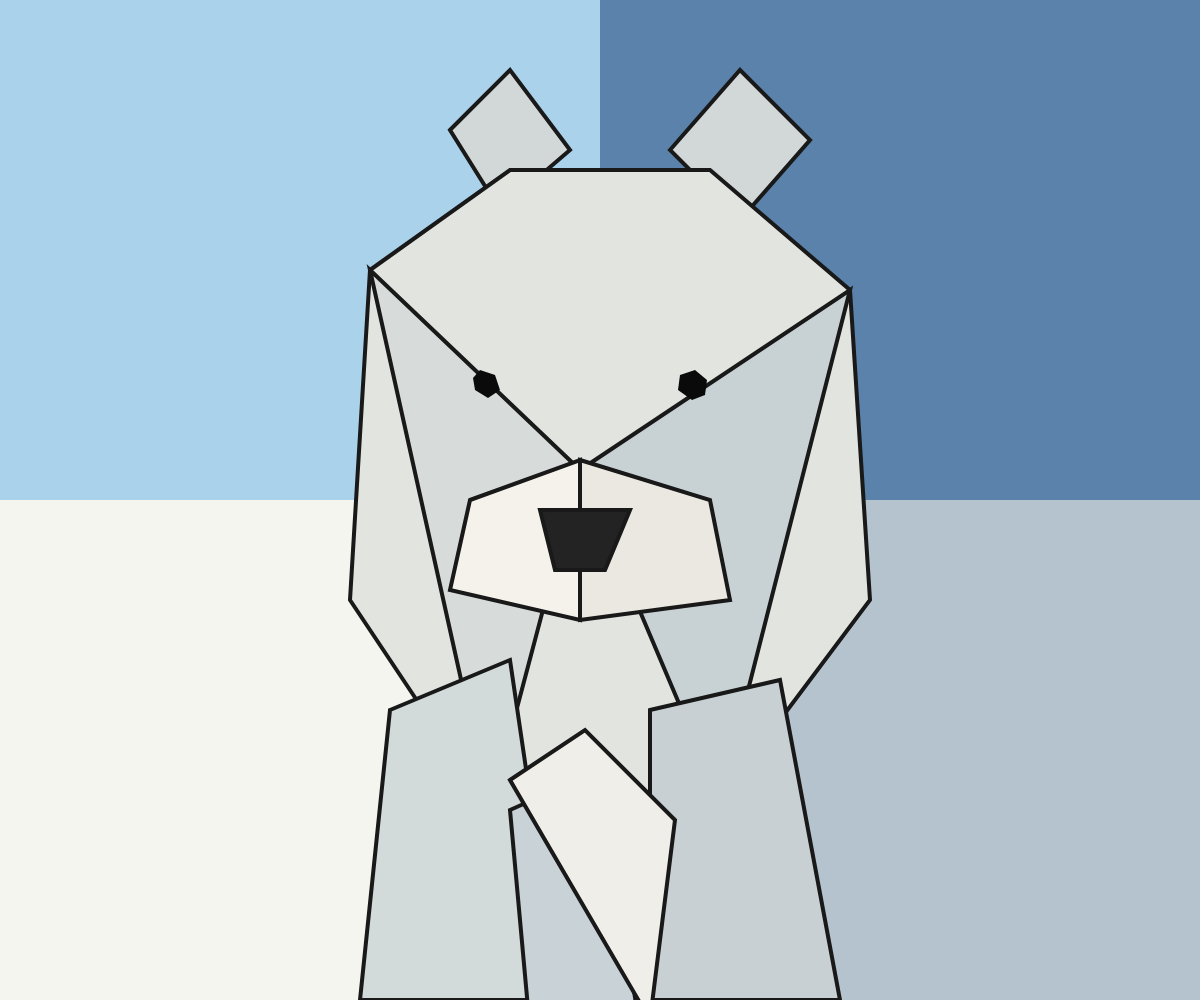
Frame 1 (no input)
Frame 2 (the mouse pressed at the canvas centre, redrawn once): identical to frame 1, image omitted

The p5.js sketch that drew this single still picture (run headless with seeded random() and noise() and a simulated clock; the mouse was pressed at the canvas centre and the sketch redrawn once):

// p5.js sketch
// ── sketch.js
function setup() {

  createCanvas(windowWidth, windowHeight);

  noLoop();
}

function draw() {

  background(230, 225, 215);

  drawBackground();
  drawBear();
}

// fondo

function drawBackground() {

  noStroke();

  // superior izquierda - azul hielo
  fill(170, 210, 235);
  rect(0, 0, width / 2, height / 2);

  // superior derecha - azul frío oscuro
  fill(90, 130, 170);
  rect(width / 2, 0, width / 2, height / 2);

  // inferior izquierda - nieve
  fill(245, 245, 240);
  rect(0, height / 2, width / 2, height / 2);

  // inferior derecha - gris azulado
  fill(180, 195, 205);
  rect(width / 2, height / 2, width / 2, height / 2);
}

function drawBear() {
  translate(width / 2 - 450, height / 2 - 550);

  stroke(25);
  strokeWeight(4);

  // orejas

  fill(210, 215, 215);

  // oreja izquierda
  quad(
    300, 180,
    360, 120,
    420, 200,
    350, 260
  );

  // oreja derecha
  quad(
    520, 200,
    590, 120,
    660, 190,
    590, 270
  );

  // cabeza
  fill(225, 228, 223);

  beginShape();

  vertex(220, 320);
  vertex(360, 220);
  vertex(560, 220);
  vertex(700, 340);
  vertex(720, 650);
  vertex(570, 850);
  vertex(340, 860);
  vertex(200, 650);

  endShape(CLOSE);

  // mitad izquierda
  fill(215, 220, 218);

  triangle(
    220, 320,
    430, 520,
    340, 860
  );

  // mitad derecha
  fill(200, 210, 212);

  triangle(
    430, 520,
    700, 340,
    570, 850
  );

  // ojos
  fill(10);

  noStroke();

  // ojo izquierdo
  beginShape();

  vertex(330, 420);
  vertex(345, 425);
  vertex(350, 440);
  vertex(338, 448);
  vertex(325, 440);
  vertex(323, 428);

  endShape(CLOSE);

  // ojo derecho
  beginShape();

  vertex(530, 425);
  vertex(545, 420);
  vertex(557, 430);
  vertex(555, 445);
  vertex(542, 450);
  vertex(528, 440);

  endShape(CLOSE);

  // hocico
  stroke(25);
  strokeWeight(4);

  fill(245, 242, 235);

  quad(
    320, 550,
    430, 510,
    430, 670,
    300, 640
  );

  fill(235, 232, 225);

  quad(
    430, 510,
    560, 550,
    580, 650,
    430, 670
  );

  // nariz
  fill(35);

  quad(
    390, 560,
    480, 560,
    455, 620,
    405, 620
  );

// cuerpo

// torso izquierdo
fill(210, 218, 218);

quad(
  240, 760,
  360, 710,
  410, 1050,
  210, 1050
);

// torso derecho
fill(200, 208, 212);

quad(
  500, 760,
  630, 730,
  690, 1050,
  500, 1050
);
// pecho
fill(200, 210, 215);

quad(
  360, 860,
  450, 820,
  490, 1080,
  380, 1080

);
fill(240, 238, 232);

quad(
  360, 830,
  435, 780,
  525, 870,
  500, 1070
  );
}
// ── Untitled-1.html
<!DOCTYPE html>
<html>
<head>
  <meta charset="UTF-8" />
  <script src="https://cdnjs.cloudflare.com/ajax/libs/p5.js/1.9.0/p5.js"></script>
</head>
<body>
  <script src="sketch.js"></script>
</body>
</html>
